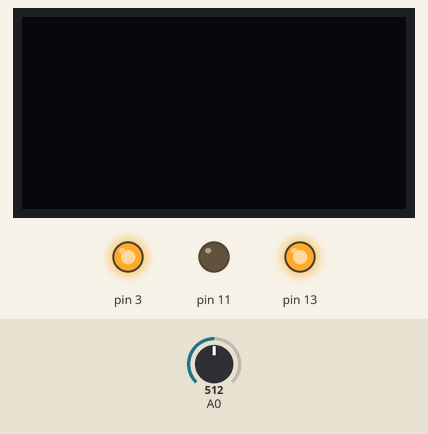
This sketch was run on a simulated Arduino Uno, built with avr-gcc and run on an emulated ATmega328P. Shown: 128×64 one-colour display, output pins drawn as LEDs (lit = HIGH). Inputs (shaded band) come from the test bench; at power-on: A0 = 512.

Above: at 1.7 s.
1.8 s: A0 set to 639
3.3 s: A0 set to 658
At 4.2 s:
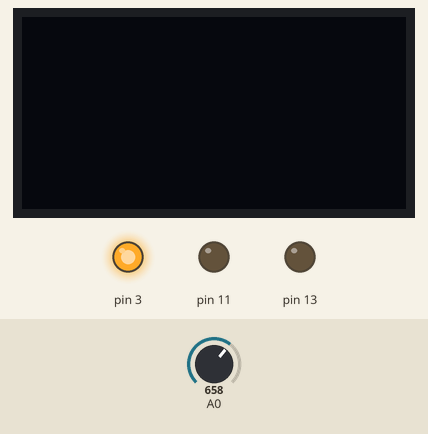
4.8 s: A0 set to 0
At 5.5 s:
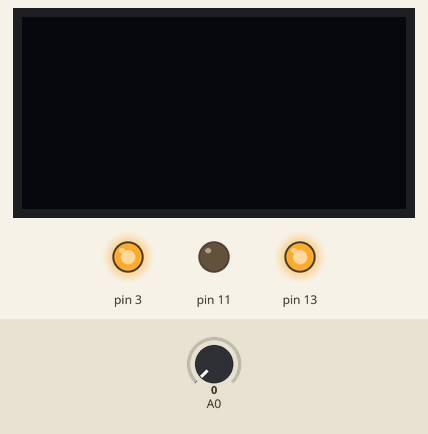
6.5 s: A0 set to 716
At 7.8 s:
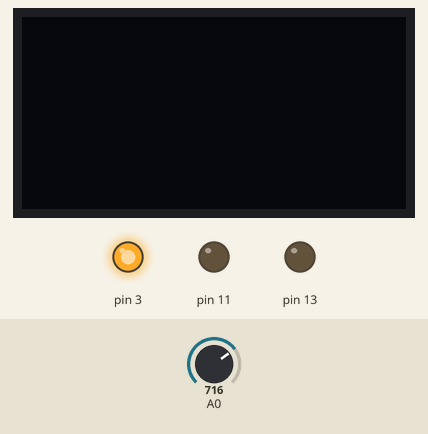
Timing chart, 0 to 9.0 s (numbered marks = the images above; inputs shaded):
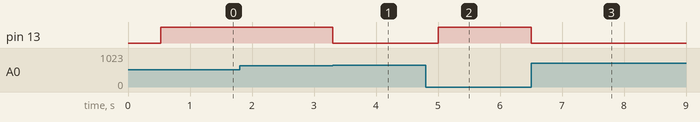

The sketch:

415-capacimetro.ino
```cpp
// https://www.arduino.cc/en/Tutorial/CapacitanceMeter

#include <U8x8lib.h>
#include <Wire.h>
U8X8_SSD1306_128X64_ALT0_HW_I2C u8x8(/* reset=*/ U8X8_PIN_NONE);


void setup() {
  Serial.begin(9600);
  pinMode(3, OUTPUT);
  digitalWrite(3, LOW);
  delay(500);
  digitalWrite(3, HIGH);
  u8x8.begin();
  u8x8.setFont(u8x8_font_5x7_f);

  pinMode(13, OUTPUT);
  pinMode(11, INPUT);
}

float misura;

void loop() {
  misura = 0;
  for (int i = 0; i < 5; i++) {
    misura += misuraC();
    delay(200);
  }
  misura = misura / 5.0;
  u8x8.clear();
  u8x8.setCursor(0,0);
  u8x8.print("C: ");

  if (misura > 1) {
    u8x8.print((long)misura);
    u8x8.print(" uF");
  } else {
    misura = misura * 1000.0;
    u8x8.print((long)misura);
    u8x8.print(" nF");
  }
}

unsigned long startTime, elapsedTime;

float misuraC() {
  float cap = 0;
  digitalWrite(13, HIGH);
  startTime = millis();

  while (analogRead(A0) < 648) {}
  digitalWrite(13, LOW);

  elapsedTime = millis() - startTime;
  cap = ((float)elapsedTime / 10000.0) * 1000; //uF

  pinMode(11, OUTPUT);
  digitalWrite(11, LOW);
  while (analogRead(A0) > 0) {}
  pinMode(11, INPUT);

  return cap;
}
```

Measured:
- the behaviour switches between 647 and 648 on A0 (found by bisection; images 0 and 1)
- after the input at 1.8 s, every drawn part: stays the same
- after the input at 3.3 s, pin 13: HIGH → LOW at once
- after the input at 4.8 s, pin 13: LOW → HIGH after 0.20 s
- after the input at 6.5 s, pin 13: HIGH → LOW at once
